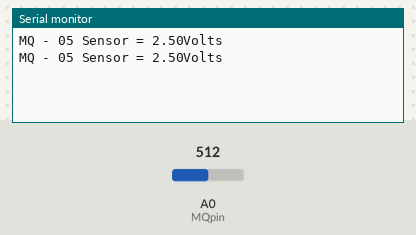
The sketch below on a simulated Arduino Uno, built with avr-gcc and run on an emulated ATmega328P. Parts: the last lines printed to the serial monitor. The inputs (shaded band) are chosen by the test bench; at power-on: A0 (MQpin) = 512.

Above: at 1.8 s.
1.9 s: A0 (MQpin) set to 716
At 2.8 s:
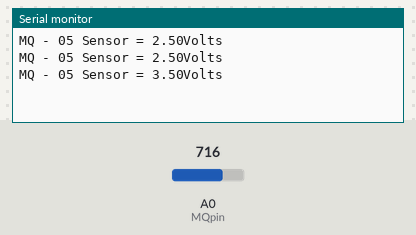
3.4 s: A0 (MQpin) set to 900
At 4.7 s:
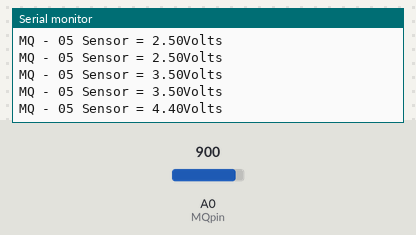
Timing chart, 0 to 6.4 s (numbered marks = the images above; inputs shaded):
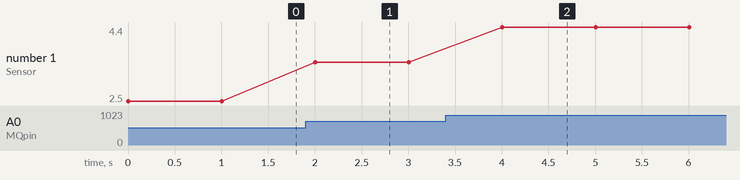

Measured:
- after the input at 1.9 s, the serial monitor: prints a new line after 0.10 s (image 1)
- after the input at 3.4 s, the serial monitor: prints a new line after 0.60 s (image 2)
- plotted number 1: 2.5 → 3.5 after the input at 1.9 s, 3.5 → 4.4 after the input at 3.4 s

The sketch:

mc5test.ino
```cpp
#define MQpin A0                    //MQ module pin is connected to analog pin A0 of NodeMCU

void setup()  //This executes only once in a Program Execution
{
  pinMode(MQpin, INPUT);      //MQ pin has made input in NodeMCU
  Serial.begin(115200);       //Serial Monitor starts with 115200 buad rate
}

void loop()
{
  float MQvoltage = (analogRead(MQpin) * (5.00 / 1023));   //To calculate the voltage read from ADC
  Serial.print("MQ - 05 Sensor = ");
  Serial.print(MQvoltage);            //Printing the voltage value
  Serial.println("Volts");
  delay(1000);                        //Delay of 1 second
}
```
